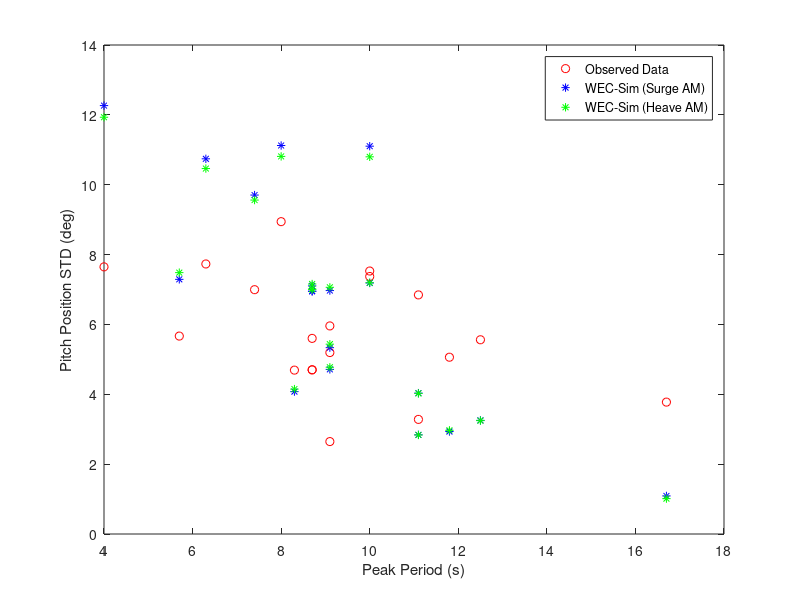
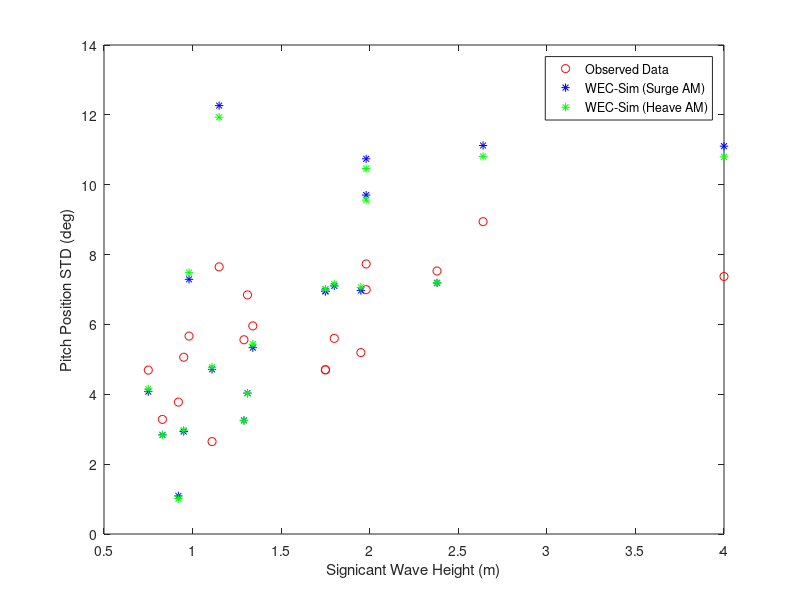
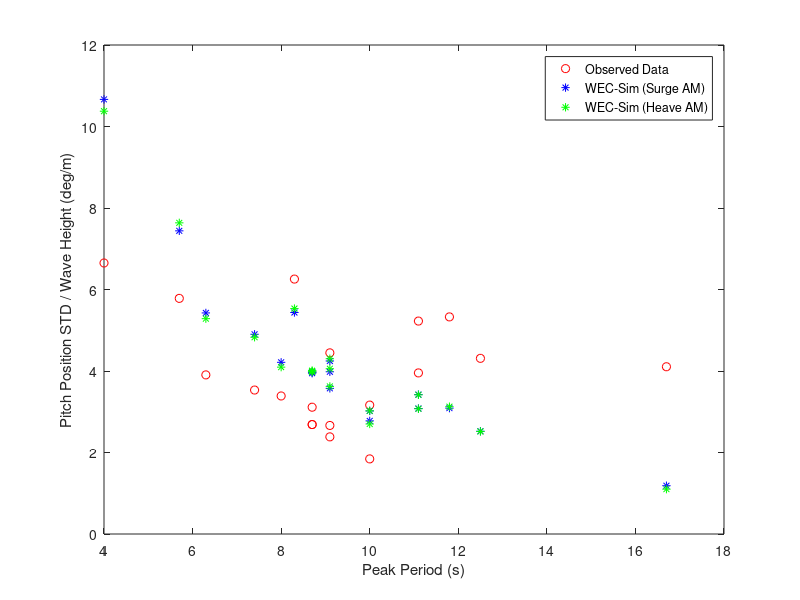

MATLAB code for these plots, in order: (Note: this script raises an error after producing the figures.)
clear all
close all
clc

load('mcrResPCTSurgeAM.mat');
mcrSurgeAM = mcrOverall;
load('mcrResPCTHeaveAM.mat');
mcrHeaveAM = mcrOverall;

load('./realData_Jantzen/processedDataStd.mat');


% if exist('mcrOverall')
%     mcr = mcrOverall;
% end

processedPitchStd = [];
processedPitchVelStd = [];
heights = mcrSurgeAM.cases(:,1);
periods = mcrSurgeAM.cases(:,2);

for ii = 1:length(processedData)
    processedPitchStd(ii) = processedData(ii).posStd(5)*180/pi;
    % processedPitchVelStd(ii) = processedData(ii).velStd(5)*180/pi;
    processedHeaveStd(ii) = processedData(ii).posStd(3);
end

% plot pitch response vs. period
figure()
plot(periods, processedPitchStd,'ro')
hold on
plot(periods, mcrSurgeAM.posStd(:,5)*180/pi,'b*')
plot(periods, mcrHeaveAM.posStd(:,5)*180/pi,'g*')

xlabel('Peak Period (s)')
ylabel('Pitch Position STD (deg)')
legend('Observed Data','WEC-Sim (Surge AM)','WEC-Sim (Heave AM)')

% plot pitch response vs. height
figure()
plot(heights, processedPitchStd,'ro')
hold on
plot(heights, mcrSurgeAM.posStd(:,5)*180/pi,'b*')
plot(heights, mcrHeaveAM.posStd(:,5)*180/pi,'g*')

xlabel('Signicant Wave Height (m)')
ylabel('Pitch Position STD (deg)')
legend('Observed Data','WEC-Sim (Surge AM)','WEC-Sim (Heave AM)')

% plot pitch response vs. effective RAO
figure()
plot(periods, processedPitchStd'./heights,'ro')
hold on
plot(periods, mcrSurgeAM.posStd(:,5)*(180/pi)./heights,'b*')
plot(periods, mcrHeaveAM.posStd(:,5)*(180/pi)./heights,'g*')

xlabel('Peak Period (s)')
ylabel('Pitch Position STD / Wave Height (deg/m)')
legend('Observed Data','WEC-Sim (Surge AM)','WEC-Sim (Heave AM)')

% x = periods;
% y = heights;
% z = processedPitchStd';
% z2 = mcr.posStd(:,5)*180/pi;

% dt = delaunayTriangulation(x,y);
% tri = dt.ConnectivityList;
% 
% xi = dt.Points(:,1); 
% yi = dt.Points(:,2); 
% 
% F = scatteredInterpolant(x,y,z);
% F2 = scatteredInterpolant(x,y,z2);
% zi = F(xi,yi);
% zi2 = F2(xi,yi);
% 
% figure()
% trisurf(tri,xi,yi,zi) 
% hold on
% trisurf(tri,xi,yi,zi2) 
% xlabel('Peak Period (s)')
% ylabel('Significant Wave Height (m)')
% zlabel('Pitch Position STD (m)')
% legend('Observed Data','WEC-Sim')

heightsVec = .7:.1:4.1;
periodsVec = 3.5:.5:17;
pitchStdMatObs = zeros(length(periodsVec),length(heightsVec));
pitchStdMatWS_Surge = zeros(length(periodsVec),length(heightsVec));
pitchStdMatWS_Heave = zeros(length(periodsVec),length(heightsVec));
heaveStdMatObs = zeros(length(periodsVec),length(heightsVec));
heaveStdMatWS = zeros(length(periodsVec),length(heightsVec));
% pitchVelStdMatObs = zeros(length(periodsVec),length(heightsVec));
% pitchVelStdMatWS = zeros(length(periodsVec),length(heightsVec));

for ii = 1:length(heights)
    [~, indHeights] = min(abs(heights(ii)-heightsVec));
    [~, indPeriods] = min(abs(periods(ii)-periodsVec));
    pitchStdMatObs(indPeriods,indHeights) = processedPitchStd(ii);
    pitchStdMatWS_Surge(indPeriods,indHeights) = mcrSurgeAM.posStd(ii,5)*180/pi;
    pitchStdMatWS_Heave(indPeriods,indHeights) = mcrHeaveAM.posStd(ii,5)*180/pi;
    
    % heaveStdMatObs(indPeriods,indHeights) = processedHeaveStd(ii);
    % heaveStdMatWS(indPeriods,indHeights) = mcr.posStd(ii,3);
    % pitchVelStdMatObs(indPeriods,indHeights) = processedPitchVelStd(ii);
    % pitchVelStdMatWS(indPeriods,indHeights) = mcr.velStd(ii,5)*180/pi;
end

pitchStdMatObs(pitchStdMatObs==0) = NaN;
pitchStdMatWS_Surge(pitchStdMatWS_Surge==0) = NaN;
pitchStdMatWS_Heave(pitchStdMatWS_Heave==0) = NaN;
% heaveStdMatObs(heaveStdMatObs==0) = NaN;
% heaveStdMatWS(heaveStdMatWS==0) = NaN;

figure()
h = heatmap(periodsVec,heightsVec,pitchStdMatObs','MissingDataColor',[1 1 1]);
h.NodeChildren(3).YDir='normal';                   % turn Y-Axis normal direction
xlabel('Wave Peak Period (s)')
ylabel('Significant Wave Height (m)')
title('Observed Pitch STD (deg)')

figure()
h = heatmap(periodsVec,heightsVec,pitchStdMatWS_Surge','MissingDataColor',[1 1 1]);
h.NodeChildren(3).YDir='normal';                   % turn Y-Axis normal direction
xlabel('Wave Peak Period (s)')
ylabel('Significant Wave Height (m)')
title('WEC-Sim Pitch STD (deg) - Surge AM')

figure()
h = heatmap(periodsVec,heightsVec,pitchStdMatWS_Heave','MissingDataColor',[1 1 1]);
h.NodeChildren(3).YDir='normal';                   % turn Y-Axis normal direction
xlabel('Wave Peak Period (s)')
ylabel('Significant Wave Height (m)')
title('WEC-Sim Pitch STD (deg) - Heave AM')

figure()
h = heatmap(periodsVec,heightsVec,100*(pitchStdMatWS_Surge' - pitchStdMatWS_Heave')./pitchStdMatWS_Surge','MissingDataColor',[1 1 1]);
h.NodeChildren(3).YDir='normal';                   % turn Y-Axis normal direction
xlabel('Wave Peak Period (s)')
ylabel('Significant Wave Height (m)')
title('WEC-Sim Pitch STD difference () - Surge vs. Heave AM')

minColor = min([100*(pitchStdMatWS_Surge'-pitchStdMatObs')./pitchStdMatObs';100*(pitchStdMatWS_Heave'-pitchStdMatObs')./pitchStdMatObs'],[],'all');
maxColor = max([100*(pitchStdMatWS_Surge'-pitchStdMatObs')./pitchStdMatObs';100*(pitchStdMatWS_Heave'-pitchStdMatObs')./pitchStdMatObs'],[],'all');

figure()
h = heatmap(periodsVec,heightsVec,100*(pitchStdMatWS_Surge'-pitchStdMatObs')./pitchStdMatObs','MissingDataColor',[1 1 1],'ColorLimits',[minColor maxColor]);
h.NodeChildren(3).YDir='normal';                   % turn Y-Axis normal direction
h.Colormap = cool;
xlabel('Wave Peak Period (s)')
ylabel('Significant Wave Height (m)')
title('Pitch STD % Difference (WEC-Sim - Observed (Surge AM))')

figure()
h = heatmap(periodsVec,heightsVec,100*(pitchStdMatWS_Heave'-pitchStdMatObs')./pitchStdMatObs','MissingDataColor',[1 1 1],'ColorLimits',[minColor maxColor]);
h.NodeChildren(3).YDir='normal';                   % turn Y-Axis normal direction
h.Colormap = cool;
xlabel('Wave Peak Period (s)')
ylabel('Significant Wave Height (m)')
title('Pitch STD % Difference (WEC-Sim - Observed (Heave AM))')

% figure()
% h = heatmap(periodsVec,heightsVec,heaveStdMatWS'-heaveStdMatObs','MissingDataColor',[1 1 1]);
% h.NodeChildren(3).YDir='normal';                   % turn Y-Axis normal direction
% h.Colormap = cool;
% xlabel('Wave Peak Period (s)')
% ylabel('Significant Wave Height (m)')
% title('Heave STD Difference (WEC-Sim - Observed)')

% 
% figure()
% h = heatmap(periodsVec,heightsVec,pitchVelStdMatWS'-pitchVelStdMatObs','MissingDataColor',[1 1 1]);
% h.Colormap = cool;
% xlabel('Significant Wave Height (m)')
% ylabel('Wave Peak Period (s)')
% title('Pitch Velocity STD Difference (WEC-Sim - Observed)')
